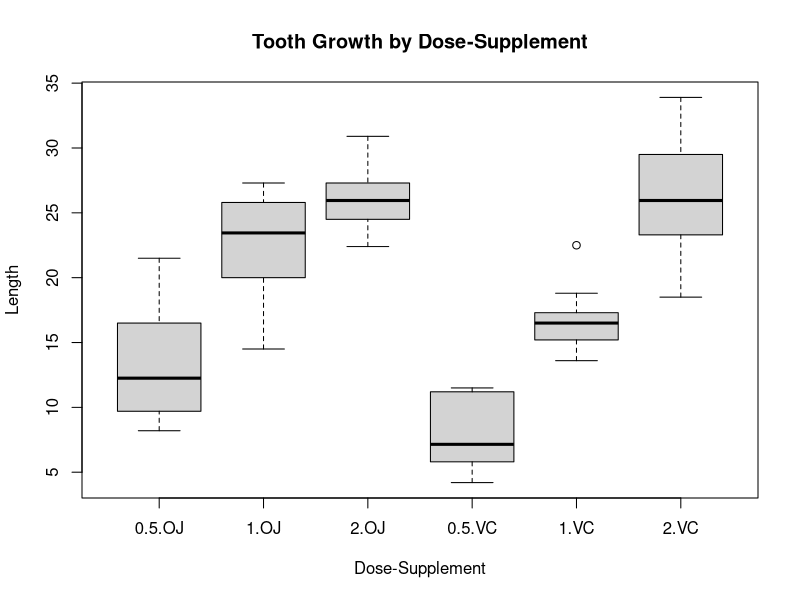

Reproduce this figure in R.
## ---- chunk 1

## ---- chunk 2
library("dplyr"); library("plyr"); library('reshape2')
teeth<-group_by(ToothGrowth,dose,supp)

par(mfrow=c(1,1))
#png(file='teeth.png',width=480,height=480)
boxplot(len~dose+supp,teeth,main="Tooth Growth by Dose-Supplement",
   xlab="Dose-Supplement", ylab="Length")
dev.off()

teeth<-melt(data=ToothGrowth,id.vars=c("dose","supp"))
casted<-ddply(teeth, .(supp,dose), summarize, min=min(value), max=max(value), 
              mean=mean(value), std_error=round(sd(value)/sqrt(10),2))
casted

oj_05<-subset(ToothGrowth,dose==0.5&supp=='OJ')$len
oj1<-subset(ToothGrowth,dose==1&supp=='OJ')$len
oj2<-subset(ToothGrowth,dose==2&supp=='OJ')$len
n<-10
vc_05<-subset(ToothGrowth,dose==0.5&supp=='VC')$len
vc1<-subset(ToothGrowth,dose==1&supp=='VC')$len
vc2<-subset(ToothGrowth,dose==2&supp=='VC')$len

#------------ ------------ ------------ ------------ ------------ ------------ 
# Hypothesis 0: mean tooth growth mu of dosage1 = mean growth of dosage 2
# Hypothesis A: len under dosage 2 is greater 

#   ----------- 0.5 OJ vs 1 OJ  -----------
t.test(oj1,oj_05,alternative = 'greater',paired=FALSE)

#  ----------- 1.0 OJ  vs 2 OJ  -----------
t.test(oj2,oj1,alternative = 'greater',paired=FALSE)

#  ----------- 0.5 VC  vs 1 VC   -----------
t.test(vc1,vc_05,alternative = 'greater',paired=FALSE)

#  ----------- 1.0 VC vs 2 VC    -----------
t.test(vc2,vc1,alternative = 'greater',paired=FALSE)

#------------ ------------ ------------ ------------ ------------ ------------ 
# Hypothesis 0: mean tooth growth of OC = mean growth of VC 
# Hypothesis A: mean tooth growth is not equal under same dosage, different supplement  
#   ----------- 0.5 OJ vs. 0.5 VC   -----------
t.test(oj_05,vc_05,alternative = 'two.sided',paired=FALSE)

#  ----------- 1 OJ vs. 1 VC  ----------- 
t.test(oj1,vc1,alternative = 'two.sided',paired=FALSE)

#   ----------- 2 OJ vs. 2 VC  ----------- 
t.test(oj2,vc2,alternative = 'two.sided',paired=FALSE)


